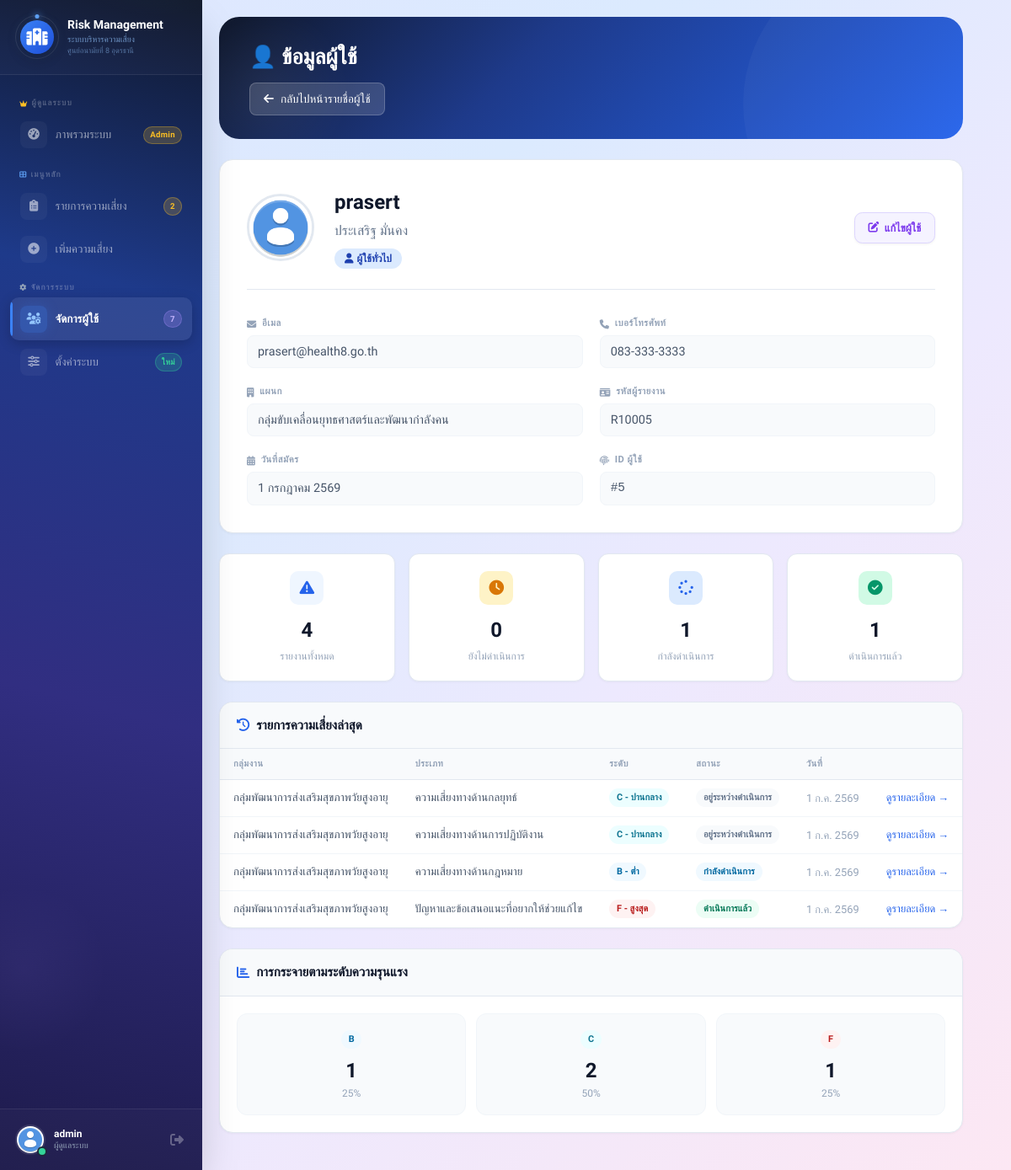
/view_user.php?id=5 (signed in), run on the app's committed database.
### tables this page shows
CREATE TABLE users (
    id INT AUTO_INCREMENT PRIMARY KEY,
    reporter_code VARCHAR(255) NOT NULL COMMENT 'รหัสผู้รายงาน เช่น R10001',
    username VARCHAR(50) NOT NULL,
    fullname VARCHAR(255) DEFAULT NULL,
    email VARCHAR(100) DEFAULT NULL,
    phone VARCHAR(20) DEFAULT NULL,
    department VARCHAR(255) DEFAULT NULL,
    password VARCHAR(255) NOT NULL,
    role ENUM('admin','user') DEFAULT 'user',
    enabled TINYINT(1) NOT NULL DEFAULT 1 COMMENT '0=ถูกระงับ, 1=ใช้งานได้',
    avatar VARCHAR(255) DEFAULT 'default.png',
    created_at TIMESTAMP DEFAULT CURRENT_TIMESTAMP,
    updated_at TIMESTAMP DEFAULT CURRENT_TIMESTAMP ON UPDATE CURRENT_TIMESTAMP,
    UNIQUE KEY username (username),
    UNIQUE KEY email (email),
    UNIQUE KEY reporter_code (reporter_code)
);

CREATE TABLE risks (
    id INT AUTO_INCREMENT PRIMARY KEY,
    user_id INT NOT NULL,
    reporter_code VARCHAR(50) NOT NULL COMMENT 'รหัสผู้รายงาน',
    unit VARCHAR(100) NOT NULL COMMENT 'กลุ่มงาน/หน่วยงาน',
    unit_other VARCHAR(100) DEFAULT NULL COMMENT 'หน่วยงานอื่นๆ (กรณีเลือกอื่นๆ)',
    risk_type VARCHAR(100) NOT NULL COMMENT 'ประเภทความเสี่ยง',
    risk_type_other VARCHAR(100) DEFAULT NULL COMMENT 'ประเภทความเสี่ยงอื่นๆ',
    severity VARCHAR(50) NOT NULL COMMENT 'ระดับความรุนแรง (A-F)',
    severity_other VARCHAR(100) DEFAULT NULL COMMENT 'ระดับความรุนแรงอื่นๆ',
    event_datetime DATETIME NOT NULL COMMENT 'วันที่เกิดเหตุการณ์',
    report_datetime DATETIME NOT NULL COMMENT 'วันที่รายงาน',
    detail TEXT NOT NULL COMMENT 'รายละเอียดเหตุการณ์',
    initial_solution TEXT NOT NULL COMMENT 'แนวทางแก้ไขเบื้องต้น',
    suggestion TEXT NOT NULL COMMENT 'ข้อเสนอแนะ',
    status VARCHAR(255) DEFAULT 'ยังไม่ดำเนินการ' COMMENT 'สถานะการดำเนินการ',
    consent TINYINT(1) DEFAULT 0 COMMENT '0=ยังไม่ยินยอม, 1=ยินยอมแล้ว',
    consent_at DATETIME DEFAULT NULL COMMENT 'วันที่ให้ความยินยอม',
    created_at TIMESTAMP DEFAULT CURRENT_TIMESTAMP,
    updated_at TIMESTAMP DEFAULT CURRENT_TIMESTAMP ON UPDATE CURRENT_TIMESTAMP,
    KEY idx_user_id (user_id),
    KEY idx_status (status),
    KEY idx_risk_type (risk_type),
    KEY idx_severity (severity),
    KEY idx_unit (unit),
    FOREIGN KEY (user_id) REFERENCES users(id) ON DELETE CASCADE
);

CREATE TABLE risk_reports (
    id INT AUTO_INCREMENT PRIMARY KEY,
    risk_id INT NOT NULL,
    corrective_action TEXT DEFAULT NULL COMMENT 'มาตรการแก้ไข',
    responsible_person VARCHAR(255) DEFAULT NULL COMMENT 'ผู้รับผิดชอบ',
    follow_up TEXT DEFAULT NULL COMMENT 'การติดตามผล',
    expected_outcome TEXT DEFAULT NULL COMMENT 'ผลที่คาดว่าจะได้รับ',
    report_file VARCHAR(255) DEFAULT NULL COMMENT 'ไฟล์แนบ',
    created_by INT NOT NULL COMMENT 'ผู้สร้างรายงาน',
    created_at TIMESTAMP DEFAULT CURRENT_TIMESTAMP,
    updated_at TIMESTAMP DEFAULT CURRENT_TIMESTAMP ON UPDATE CURRENT_TIMESTAMP,
    KEY idx_risk_id (risk_id),
    KEY idx_created_by (created_by),
    FOREIGN KEY (risk_id) REFERENCES risks(id) ON DELETE CASCADE,
    FOREIGN KEY (created_by) REFERENCES users(id) ON DELETE CASCADE
);

### view_user.php (the view, shortened to what this page needs)
<?php
require_once 'config/db.php';
$user_id = isset($_GET['id']) ? (int)$_GET['id'] : 0;
function thaiDateFull($date) {
    $timestamp = strtotime($date);
    $day = date('j', $timestamp);
    $month = date('n', $timestamp);
    $year = date('Y', $timestamp) + 543;
    $thaiMonths = [
        1 => 'มกราคม', 2 => 'กุมภาพันธ์', 3 => 'มีนาคม', 4 => 'เมษายน',
        5 => 'พฤษภาคม', 6 => 'มิถุนายน', 7 => 'กรกฎาคม', 8 => 'สิงหาคม',
        9 => 'กันยายน', 10 => 'ตุลาคม', 11 => 'พฤศจิกายน', 12 => 'ธันวาคม'
    ];
    return $day . ' ' . $thaiMonths[$month] . ' ' . $year;
}
function thaiDateShort($date) {
    $timestamp = strtotime($date);
    $day = date('j', $timestamp);
    $month = date('n', $timestamp);
    $year = date('Y', $timestamp) + 543;
    $thaiMonthsShort = [
        1 => 'ม.ค.', 2 => 'ก.พ.', 3 => 'มี.ค.', 4 => 'เม.ย.',
        5 => 'พ.ค.', 6 => 'มิ.ย.', 7 => 'ก.ค.', 8 => 'ส.ค.',
        9 => 'ก.ย.', 10 => 'ต.ค.', 11 => 'พ.ย.', 12 => 'ธ.ค.'
    ];
    return $day . ' ' . $thaiMonthsShort[$month] . ' ' . $year;
}
$stmt = $pdo->prepare("SELECT * FROM users WHERE id = ?");
$stmt->execute([$user_id]);
$user = $stmt->fetch();
$stmt = $pdo->prepare("SELECT COUNT(*) FROM risks WHERE user_id = ?");
$stmt->execute([$user_id]);
$totalRisks = $stmt->fetchColumn();
$stmt = $pdo->prepare("SELECT COUNT(*) FROM risks WHERE user_id = ? AND status = 'ดำเนินการแล้ว'");
$stmt->execute([$user_id]);
$completedRisks = $stmt->fetchColumn();
$stmt = $pdo->prepare("SELECT COUNT(*) FROM risks WHERE user_id = ? AND (status = 'ยังไม่ดำเนินการ' OR status IS NULL OR status = '')");
$stmt->execute([$user_id]);
$pendingRisks = $stmt->fetchColumn();
$stmt = $pdo->prepare("SELECT COUNT(*) FROM risks WHERE user_id = ? AND status = 'กำลังดำเนินการ'");
$stmt->execute([$user_id]);
$inProgressRisks = $stmt->fetchColumn();
$stmt = $pdo->prepare("
    SELECT r.*, rr.id as report_id
    FROM risks r
    LEFT JOIN risk_reports rr ON r.id = rr.risk_id
    WHERE r.user_id = ?
    ORDER BY r.created_at DESC
    LIMIT 5
");
$stmt->execute([$user_id]);
$recentRisks = $stmt->fetchAll();
$stmt = $pdo->prepare("
    SELECT severity, COUNT(*) as count
    FROM risks
    WHERE user_id = ?
    GROUP BY severity
    ORDER BY severity
");
$stmt->execute([$user_id]);
$severityStats = $stmt->fetchAll();
$registerDateFull = thaiDateFull($user['created_at']);
function getSeverityLabel($severity) {
    $labels = [
        'A' => 'ต่ำมาก',
        'B' => 'ต่ำ',
        'C' => 'ปานกลาง',
        'D' => 'สูง',
        'E' => 'สูงมาก',
        'F' => 'สูงสุด',
    ];
    return $labels[$severity] ?? $severity;
}
function getSeverityBadgeClass($severity) {
    $classes = [
        'A' => 'bg-blue-50 text-blue-700',
        'B' => 'bg-sky-50 text-sky-700',
        'C' => 'bg-cyan-50 text-cyan-700',
        'D' => 'bg-amber-50 text-amber-700',
        'E' => 'bg-orange-50 text-orange-700',
        'F' => 'bg-red-50 text-red-700',
    ];
    return $classes[$severity] ?? 'bg-slate-50 text-slate-600';
}
function getStatusBadgeClass($status) {
    $classes = [
        'ยังไม่ดำเนินการ' => 'bg-amber-50 text-amber-700',
        'กำลังดำเนินการ' => 'bg-sky-50 text-sky-700',
        'ดำเนินการแล้ว' => 'bg-emerald-50 text-emerald-700',
        'ยุติ' => 'bg-red-50 text-red-700',
    ];
    return $classes[$status] ?? 'bg-slate-50 text-slate-500';
}
?>
<?php include 'includes/header.php'; ?>
<div class="flex h-screen">
    <?php include 'includes/sidebar.php'; ?>
    <div class="flex-1 p-4 md:p-5 overflow-y-auto">
        <div class="page-container">
            <div class="page-header">
                <h1>👤 ข้อมูลผู้ใช้</h1>
                <a href="users.php" class="back-btn">
                    <i class="fas fa-arrow-left"></i> กลับไปหน้ารายชื่อผู้ใช้
                </a>
            </div>
            <div class="profile-card">
                <div class="profile-header">
                    <img src="avatars/<?= htmlspecialchars($user['avatar'] ?: 'default.png') ?>"
                         alt="<?= htmlspecialchars($user['username']) ?>"
                         class="avatar-lg"
                         onerror="this.src='avatars/default.png'">
                    <div style="flex:1;">
                        <div class="profile-name">
                            <?= htmlspecialchars($user['username']) ?>
                        </div>
                        <?php if (!empty($user['fullname'])): ?>
                            <div style="color:#64748b;margin-bottom:0.5rem;"><?= htmlspecialchars($user['fullname']) ?></div>
                        <?php endif; ?>
                        <span class="profile-role <?= $user['role'] == 'admin' ? 'admin' : 'user' ?>">
                            <i class="fas <?= $user['role'] == 'admin' ? 'fa-crown' : 'fa-user' ?>"></i>
                            <?= $user['role'] == 'admin' ? 'ผู้ดูแลระบบ' : 'ผู้ใช้ทั่วไป' ?>
                        </span>
                    </div>
                    <div>
                        <a href="user_form.php?id=<?= $user['id'] ?>" class="btn-action add">
                            <i class="fas fa-edit"></i> แก้ไขผู้ใช้
                        </a>
                    </div>
                </div>
                <div class="info-grid">
                    <div class="info-item">
                        <div class="info-label"><i class="fas fa-envelope"></i> อีเมล</div>
                        <div class="info-value"><?= htmlspecialchars($user['email'] ?: '-') ?></div>
                    </div>
                    <div class="info-item">
                        <div class="info-label"><i class="fas fa-phone"></i> เบอร์โทรศัพท์</div>
                        <div class="info-value"><?= htmlspecialchars($user['phone'] ?: '-') ?></div>
                    </div>
                    <div class="info-item">
                        <div class="info-label"><i class="fas fa-building"></i> แผนก</div>
                        <div class="info-value"><?= htmlspecialchars($user['department'] ?: '-') ?></div>
                    </div>
                    <div class="info-item">
                        <div class="info-label"><i class="fas fa-id-card"></i> รหัสผู้รายงาน</div>
                        <div class="info-value"><?= htmlspecialchars($user['reporter_code'] ?: '-') ?></div>
                    </div>
                    <div class="info-item">
                        <div class="info-label"><i class="fas fa-calendar-alt"></i> วันที่สมัคร</div>
                        <div class="info-value"><?= $registerDateFull ?></div>
                    </div>
                    <div class="info-item">
                        <div class="info-label"><i class="fas fa-fingerprint"></i> ID ผู้ใช้</div>
                        <div class="info-value" style="font-family:monospace;">#<?= $user['id'] ?></div>
                    </div>
                </div>
            </div>
            <div class="stats-grid">
                <div class="stat-card">
                    <div class="stat-icon" style="background:#eff6ff;color:#2563eb;">
                        <i class="fas fa-exclamation-triangle"></i>
                    </div>
                    <div class="stat-value"><?= number_format($totalRisks) ?></div>
                    <div class="stat-label">รายงานทั้งหมด</div>
                </div>
                <div class="stat-card">
                    <div class="stat-icon" style="background:#fef3c7;color:#d97706;">
                        <i class="fas fa-clock"></i>
                    </div>
                    <div class="stat-value"><?= number_format($pendingRisks) ?></div>
                    <div class="stat-label">ยังไม่ดำเนินการ</div>
                </div>
                <div class="stat-card">
                    <div class="stat-icon" style="background:#dbeafe;color:#2563eb;">
                        <i class="fas fa-spinner"></i>
                    </div>
                    <div class="stat-value"><?= number_format($inProgressRisks) ?></div>
                    <div class="stat-label">กำลังดำเนินการ</div>
                </div>
                <div class="stat-card">
                    <div class="stat-icon" style="background:#d1fae5;color:#059669;">
                        <i class="fas fa-check-circle"></i>
                    </div>
                    <div class="stat-value"><?= number_format($completedRisks) ?></div>
                    <div class="stat-label">ดำเนินการแล้ว</div>
                </div>
            </div>
            <div class="table-card">
                <div class="table-header">
                    <i class="fas fa-history text-blue-600 mr-2"></i>
                    รายการความเสี่ยงล่าสุด
                </div>
                <?php if (empty($recentRisks)): ?>
                    <div class="empty-state">
                        <i class="fas fa-inbox text-3xl mb-2" style="color:#cbd5e1;"></i>
                        <p>ยังไม่มีรายการความเสี่ยง</p>
                    </div>
                <?php else: ?>
                    <div style="overflow-x:auto;">
                        <table>
                            <thead>
                                <tr>
                                    <th>กลุ่มงาน</th>
                                    <th>ประเภท</th>
                                    <th>ระดับ</th>
                                    <th>สถานะ</th>
                                    <th>วันที่</th>
                                    <th></th>
                                </tr>
                            </thead>
                            <tbody>
                                <?php foreach ($recentRisks as $risk):
                                    $status = !empty($risk['status']) ? $risk['status'] : 'ยังไม่ดำเนินการ';
                                ?>
                                    <tr>
                                        <td><?= htmlspecialchars($risk['unit'] ?? '-') ?></td>
                                        <td><?= htmlspecialchars($risk['risk_type'] ?? '-') ?></td>
                                        <td>
                                            <span class="pill <?= getSeverityBadgeClass($risk['severity']) ?>">
                                                <?= htmlspecialchars($risk['severity']) ?> - <?= getSeverityLabel($risk['severity']) ?>
                                            </span>
                                        </td>
                                        <td>
                                            <span class="pill <?= getStatusBadgeClass($status) ?>">
                                                <?= htmlspecialchars($status) ?>
                                            </span>
                                        </td>
                                        <td style="color:#94a3b8;font-size:0.8rem;">
                                            <?= thaiDateShort($risk['created_at']) ?>
                                        </td>
                                        <td>
                                            <a href="view_risk.php?id=<?= $risk['id'] ?>"
                                               style="color:#2563eb;text-decoration:none;font-size:0.8rem;font-weight:500;">
                                                ดูรายละเอียด →
                                            </a>
                                        </td>
                                    </tr>
                                <?php endforeach; ?>
                            </tbody>
                        </table>
                    </div>
                <?php endif; ?>
            </div>
            <?php if (!empty($severityStats)): ?>
            <div class="table-card">
                <div class="table-header">
                    <i class="fas fa-chart-bar text-blue-600 mr-2"></i>
                    การกระจายตามระดับความรุนแรง
                </div>
                <div style="padding:1.25rem;">
                    <div style="display:flex;flex-wrap:wrap;gap:0.75rem;">
                        <?php foreach ($severityStats as $stat):
                            $percentage = $totalRisks > 0 ? round(($stat['count'] / $totalRisks) * 100, 1) : 0;
                        ?>
                            <div style="flex:1;min-width:120px;text-align:center;padding:1rem;background:#f8fafc;border-radius:0.75rem;border:1px solid #f1f5f9;transition:all 0.3s;">
                                <span class="pill <?= getSeverityBadgeClass($stat['severity']) ?>" style="margin-bottom:0.5rem;">
                                    <?= htmlspecialchars($stat['severity']) ?>
                                </span>
                                <div style="font-size:1.5rem;font-weight:700;color:#0f172a;"><?= $stat['count'] ?></div>
                                <div style="font-size:0.75rem;color:#94a3b8;"><?= $percentage ?>%</div>
                            </div>
                        <?php endforeach; ?>
                    </div>
                </div>
            </div>
            <?php endif; ?>
        </div>
    </div>
</div>
<?php include 'includes/footer.php'; ?>

### data on the page
users: avatar (placeholder picture), username "prasert", fullname "ประเสริฐ มั่นคง", email "prasert@health8.go.th", phone "083-333-3333", department "กลุ่มขับเคลื่อนยุทธศาสตร์และพัฒนากำลังคน", reporter_code "R10005", created_at "1 กรกฎาคม 2569", id "5"
risks: unit "กลุ่มพัฒนาการส่งเสริมสุขภาพวัยสูงอายุ", risk_type "ความเสี่ยงทางด้านกลยุทธ์", severity "C", severity "ปานกลาง", status "อยู่ระหว่างดำเนินการ", created_at "1 ก.ค. 2569"
risks: unit "กลุ่มพัฒนาการส่งเสริมสุขภาพวัยสูงอายุ", risk_type "ความเสี่ยงทางด้านการปฏิบัติงาน", severity "C", severity "ปานกลาง", status "อยู่ระหว่างดำเนินการ", created_at "1 ก.ค. 2569"
risks: unit "กลุ่มพัฒนาการส่งเสริมสุขภาพวัยสูงอายุ", risk_type "ความเสี่ยงทางด้านกฎหมาย", severity "B", severity "ต่ำ", status "กำลังดำเนินการ", created_at "1 ก.ค. 2569"
risk_reports: risk.unit "กลุ่มพัฒนาการส่งเสริมสุขภาพวัยสูงอายุ", risk.risk_type "ปัญหาและข้อเสนอแนะที่อยากให้ช่วยแก้ไข", risk.severity "F", risk.severity "สูงสุด", risk.status "ดำเนินการแล้ว", risk.created_at "1 ก.ค. 2569"

### other printed values
$site_name "Risk Management"
$site_description "ระบบบริหารความเสี่ยง"
$site_organization "ศูนย์อนามัยที่ 8 อุดรธานี"
$pending_risk_count "2"
$user_count "7"
$_SESSION['username'] "admin"
$totalRisks "4"
$pendingRisks "0"
$inProgressRisks "1"
$completedRisks "1"
$stat['severity'] "B"
$stat['count'] "1"
$percentage "25"
$stat['severity'] "C"
$stat['count'] "2"
